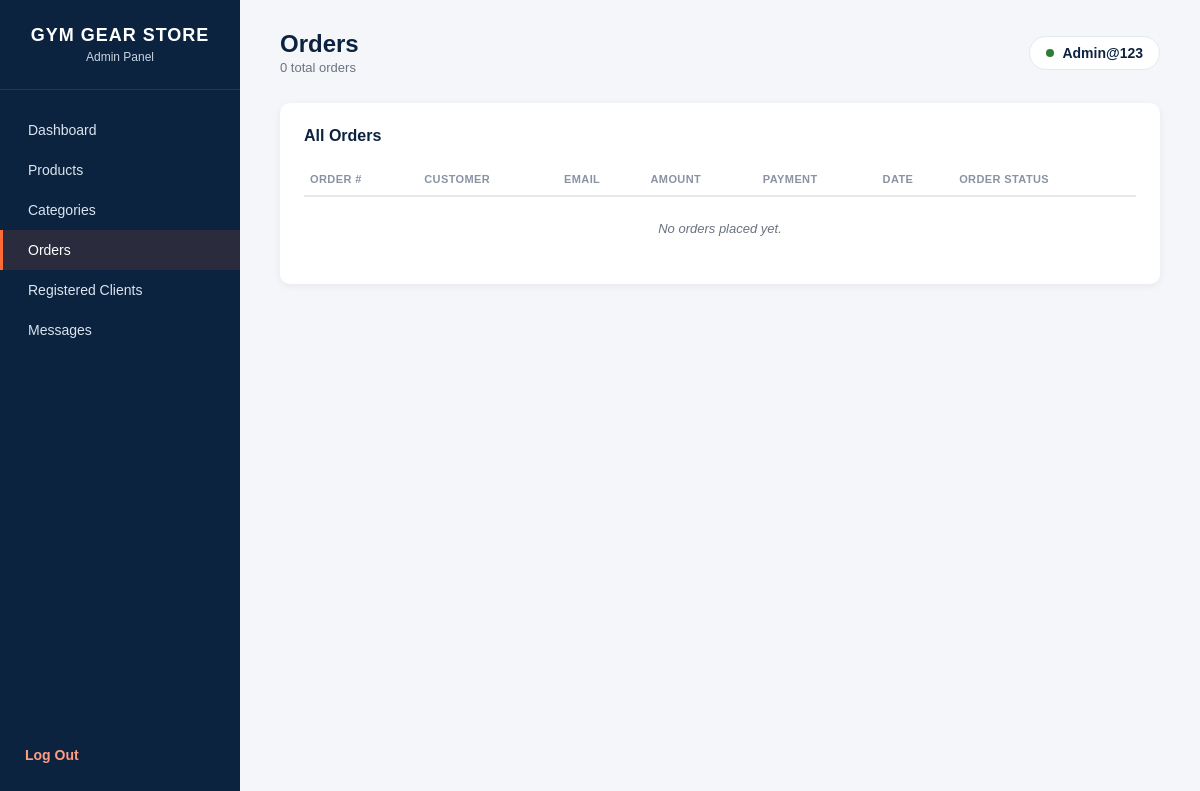
Before: /Admin/manage_orders.php (signed in) with the older database file.
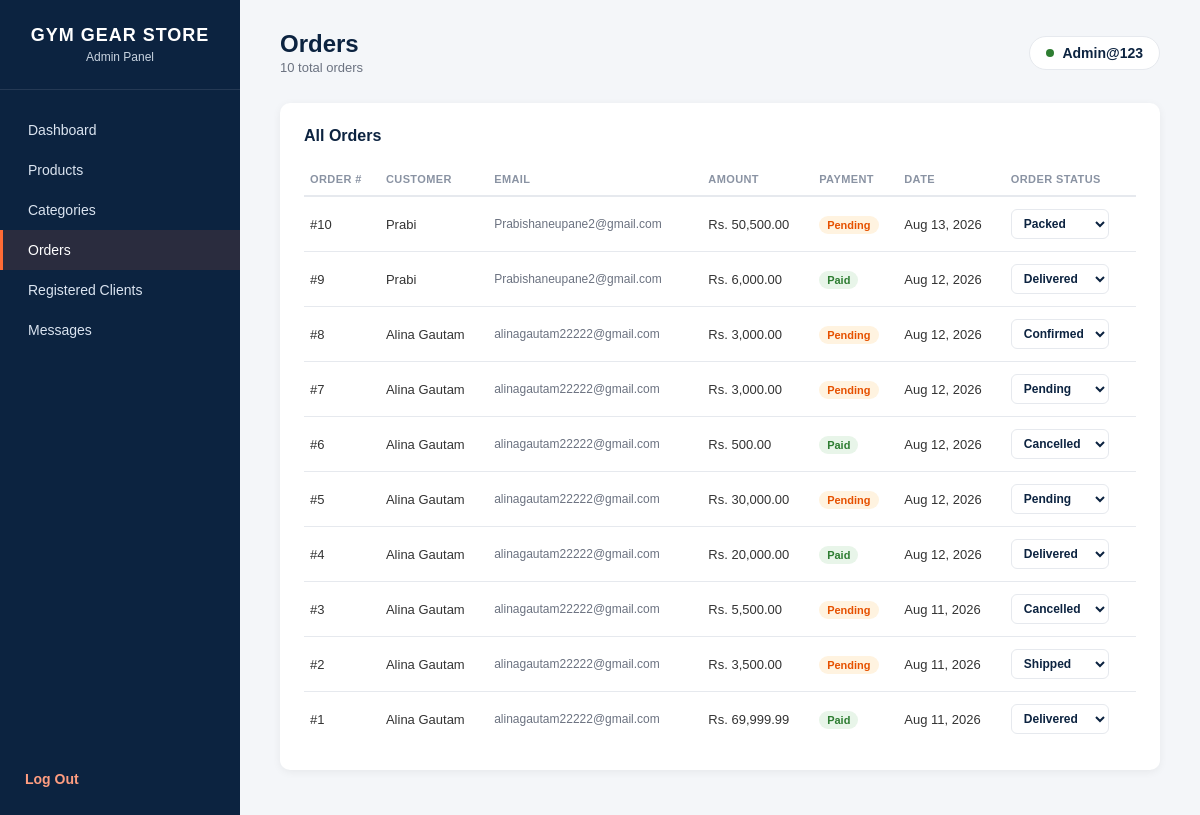
After: the same page with the newer database file.
### tables this page shows
CREATE TABLE `orders` (
  `order_id` int NOT NULL AUTO_INCREMENT,
  `user_id` int NOT NULL,
  `order_date` datetime DEFAULT CURRENT_TIMESTAMP,
  `total_amount` decimal(10,2) NOT NULL,
  `payment_method` enum('Cash on Delivery') DEFAULT 'Cash on Delivery',
  `payment_status` enum('Pending','Paid') DEFAULT 'Pending',
  `order_status` enum('Pending','Confirmed','Packed','Shipped','Delivered','Cancelled') DEFAULT 'Pending',
  PRIMARY KEY (`order_id`),
  KEY `user_id` (`user_id`),
  CONSTRAINT `orders_ibfk_1` FOREIGN KEY (`user_id`) REFERENCES `users` (`user_id`)
);

CREATE TABLE `users` (
  `user_id` int NOT NULL AUTO_INCREMENT,
  `full_name` varchar(100) NOT NULL,
  `email` varchar(100) NOT NULL,
  `phone` varchar(15) DEFAULT NULL,
  `address` text NOT NULL,
  `username` varchar(50) NOT NULL,
  `password` varchar(255) NOT NULL,
  `created_at` timestamp NULL DEFAULT CURRENT_TIMESTAMP,
  PRIMARY KEY (`user_id`),
  UNIQUE KEY `email` (`email`),
  UNIQUE KEY `username` (`username`)
);

### Admin/manage_orders.php (the view, shortened to what this page needs)
<?php
require '../db_connect.php';
$orders = [];
try {
    $stmt = $pdo->query("
        SELECT o.order_id, u.full_name, u.email, o.total_amount, o.order_status, o.payment_status, o.order_date
        FROM orders o
        LEFT JOIN users u ON u.user_id = o.user_id
        ORDER BY o.order_date DESC
    ");
    $orders = $stmt->fetchAll(PDO::FETCH_ASSOC);
} catch (PDOException $e) {
    $orders = [];
}
$statuses = ['Pending', 'Confirmed', 'Packed', 'Shipped', 'Delivered', 'Cancelled'];
?>
<!DOCTYPE html>
<html lang="en">
<head>
<link rel="stylesheet" href="assets/admin.css">
</head>
<body>
<div class="sidebar">
    <div class="brand">
        <h2>GYM GEAR STORE</h2>
        <span>Admin Panel</span>
    </div>
    <nav>
        <ul>
            <li><a href="admin_dashboard.php">Dashboard</a></li>
            <li><a href="../Products/manage_products.php">Products</a></li>
            <li><a href="../Categories/manage_categories.php">Categories</a></li>
            <li><a href="manage_orders.php" class="active">Orders</a></li>
            <li><a href="manage_clients.php">Registered Clients</a></li>
            <li><a href="manage_messages.php">Messages</a></li>
        </ul>
    </nav>
    <div class="logout-link">
        <a href="logout.php">Log Out</a>
    </div>
</div>
<div class="main">
    <div class="topbar">
        <div>
            <h1>Orders</h1>
            <div class="date"><?= count($orders) ?> total orders</div>
        </div>
        <div class="admin-chip">
            <span class="dot"></span>
            <?= htmlspecialchars($_SESSION['admin_name']) ?>
        </div>
    </div>
    <div class="panel">
        <div class="panel-header">
            <h2>All Orders</h2>
        </div>
        <table>
            <thead>
                <tr>
                    <th>Order #</th>
                    <th>Customer</th>
                    <th>Email</th>
                    <th>Amount</th>
                    <th>Payment</th>
                    <th>Date</th>
                    <th>Order Status</th>
                </tr>
            </thead>
            <tbody>
                <?php if (empty($orders)): ?>
                    <tr><td colspan="7" class="empty-row">No orders placed yet.</td></tr>
                <?php else: ?>
                    <?php foreach ($orders as $o): ?>
                    <tr>
                        <td>#<?= htmlspecialchars($o['order_id']) ?></td>
                        <td><?= htmlspecialchars($o['full_name'] ?? 'Guest') ?></td>
                        <td class="text-muted-cell"><?= htmlspecialchars($o['email'] ?? '-') ?></td>
                        <td>Rs. <?= number_format((float)$o['total_amount'], 2) ?></td>
                        <td><span class="pay-chip <?= htmlspecialchars($o['payment_status']) ?>"><?= htmlspecialchars($o['payment_status']) ?></span></td>
                        <td><?= date('M j, Y', strtotime($o['order_date'])) ?></td>
                        <td>
                            <form action="update_order_status.php" method="POST" style="display:inline;">
                                <select name="order_status" class="status-select" onchange="this.form.submit()">
                                    <?php foreach ($statuses as $s): ?>
                                        <option value="<?= $s ?>" <?= $o['order_status'] === $s ? 'selected' : '' ?>><?= $s ?></option>
                                    <?php endforeach; ?>
                                </select>
                            </form>
                        </td>
                    </tr>
                    <?php endforeach; ?>
                <?php endif; ?>
            </tbody>
        </table>
    </div>
</div>
</body>
</html>

Changed rows visible on the page:
added orders: order_id "10", user.full_name "Prabi", user.email "Prabishaneupane2@gmail.com", total_amount "50,500.00", payment_status "Pending", order_date "Aug 13, 2026", order_status "Packed"
added orders: order_id "9", user.full_name "Prabi", user.email "Prabishaneupane2@gmail.com", total_amount "6,000.00", payment_status "Paid", order_date "Aug 12, 2026", order_status "Delivered"
added orders: order_id "8", user.full_name "Alina Gautam", user.email "alinagautam22222@gmail.com", total_amount "3,000.00", payment_status "Pending", order_date "Aug 12, 2026", order_status "Confirmed"
added orders: order_id "7", user.full_name "Alina Gautam", user.email "alinagautam22222@gmail.com", total_amount "3,000.00", payment_status "Pending", order_date "Aug 12, 2026", order_status "Pending"
added orders: order_id "6", user.full_name "Alina Gautam", user.email "alinagautam22222@gmail.com", total_amount "500.00", payment_status "Paid", order_date "Aug 12, 2026", order_status "Cancelled"
added orders: order_id "5", user.full_name "Alina Gautam", user.email "alinagautam22222@gmail.com", total_amount "30,000.00", payment_status "Pending", order_date "Aug 12, 2026", order_status "Pending"
added orders: order_id "4", user.full_name "Alina Gautam", user.email "alinagautam22222@gmail.com", total_amount "20,000.00", payment_status "Paid", order_date "Aug 12, 2026", order_status "Delivered"
added orders: order_id "3", user.full_name "Alina Gautam", user.email "alinagautam22222@gmail.com", total_amount "5,500.00", payment_status "Pending", order_date "Aug 11, 2026", order_status "Cancelled"
added orders: order_id "2", user.full_name "Alina Gautam", user.email "alinagautam22222@gmail.com", total_amount "3,500.00", payment_status "Pending", order_date "Aug 11, 2026", order_status "Shipped"
added orders: order_id "1", user.full_name "Alina Gautam", user.email "alinagautam22222@gmail.com", total_amount "69,999.99", payment_status "Paid", order_date "Aug 11, 2026", order_status "Delivered"
Other visible differences:
count($orders): "0" → "10"
text no longer shown: "No orders placed yet."
